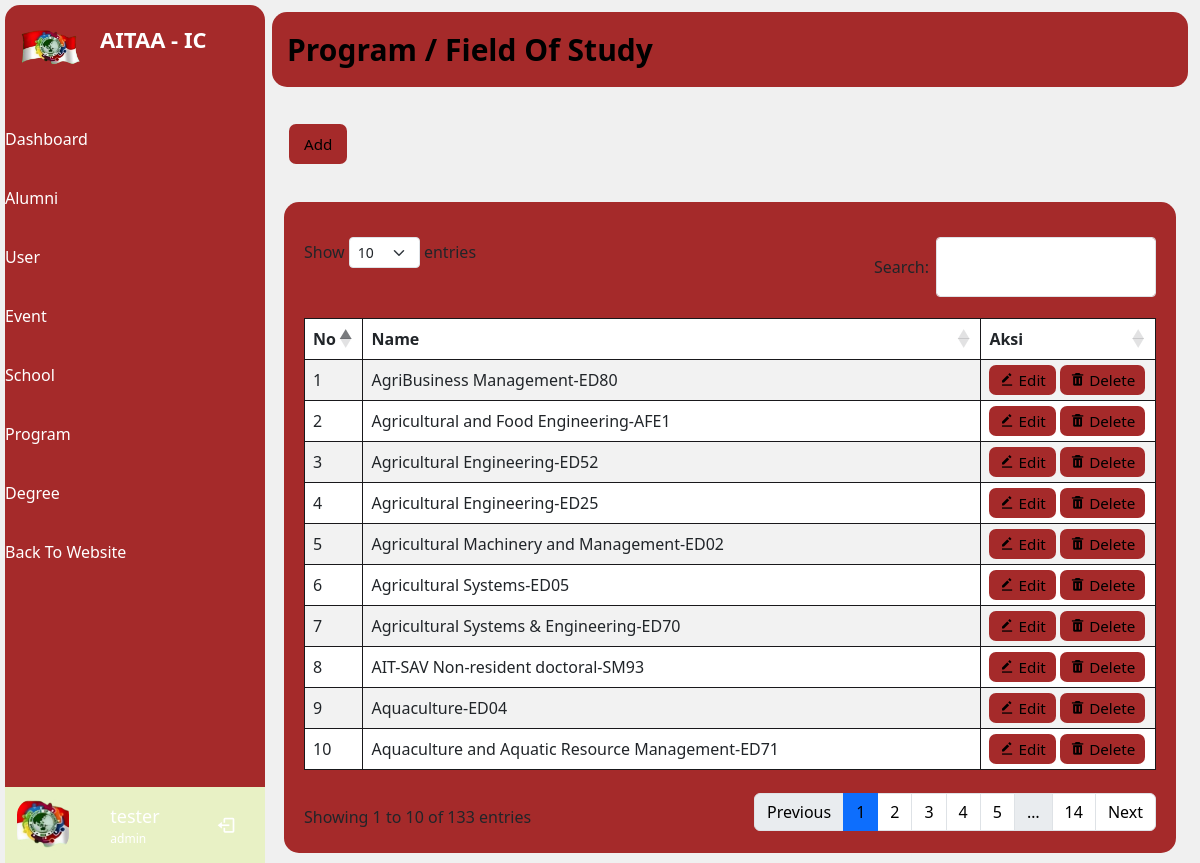
Screenshot of /admin/program/index.php (signed in) with the database file from the repository.
### tables this page shows
CREATE TABLE `fieldofstudy` (
  `id` int(5) NOT NULL,
  `FieldOfStudy` varchar(82) DEFAULT NULL
);

### admin/program/index.php (the view, shortened to what this page needs)
<?php
if ($_SESSION['status_login'] == true) {
    if ($_SESSION['role_id'] == 1) {
        require_once('../include/header.php');
    } else {
        $_SESSION['alert'] = 1;
        $_SESSION['status'] = 'Failed!!';
        $_SESSION['status_icon'] = 'error';
        $_SESSION['status_text'] = 'Your Not Admin';
        echo '<script>window.location="../../user/"</script>';
    }
} else {
    echo '<script>window.location="../../auth/"</script>';
}
?>
<span class="text">Program / Field Of Study</span>
</div>
<div class="home-content">
    <div class="container create" style="margin-top:-25px !important">
        <div class="row">
            <div class="col-md-auto mb-3">
                <div class="btn-submit">
                    <a class="button" href="addProgram.php">Add</a>
                </div>
            </div>
        </div>
    </div>
    <div class="container">
        <div class="row ">
            <div class="col ">
                <div class="tableProduct">
                    <table id="datatable-responsive" class="table table-striped table-bordered dt-responsive nowrap" style="width:100%;">
                        <thead>
                            <tr>
                                <th>No</th>
                                <th>Name</th>
                                <th>Aksi</th>
                            </tr>
                        </thead>
                        <tbody>
                            <?php
                            $no = 1;
                            $program = mysqli_query($conn, "SELECT * FROM fieldofstudy ORDER BY id");
                            if (mysqli_num_rows($program) > 0) {
                                while ($row = mysqli_fetch_array($program)) {
                            ?>
                                    <tr>
                                        <td>
                                            <?php echo $no++ ?>
                                        </td>
                                        <td>
                                            <?php echo $row['FieldOfStudy'] ?>
                                        </td>
                                        <td>
                                            <a class="button-table" href="editProgram.php?idp=<?php echo $row['id'] ?>"><i class='bx bxs-edit-alt me-1'></i>Edit</a>
                                            <a class="button-table" id="delete" href="../include/delete.php?idp=<?php echo $row['id'] ?>"><i class='bx bxs-trash me-1'></i>Delete</a>
                                        </td>
                                    </tr>
                                <?php }
                            } ?>
                        </tbody>
                    </table>
                </div>
            </div>
        </div>
    </div>
</div>
</section>
<?php
require_once('../include/footer.php');
?>

### admin/assets/css/side.css (style rules this page uses)
:root { --header-height: 3.5rem; --nav-width: 219px; --side-background-color: #3f6433; --first-color: #ffffff; --second-color: #47531b; --title-color: #19181B; --text-color: #000000; --text-color-light: #ffffff; --body-color: #ffffffe5; --container-color: #FFFFFF; }
body { background: #f0f0f0; }
.home-content { display: flex; align-items: center; flex-wrap: wrap; }

### admin/assets/css/styles.css (style rules this page uses)
:root { --header-height: 3.5rem; --nav-width: 219px; --side-background-color: brown; --first-color:#e8f1c5; --second-color: brown; --primarycolor: brown; --secondarycolor: white; --title-color: #19181B; --text-color: #ffffff; --text-color-light: #ffffff; --body-color: #ffffffe5; --container-color: brown; }
a { text-decoration: none; color: black !important; }
.container { margin-top: 10px !important; }
.button { font-size: 0.95rem; padding: 10px 15px 10px 15px; border-radius: 7px; border: none; font-weight: 500; background-color: var(--second-color); }
.button-table { font-size: 0.95rem; padding: 5px 10px 5px 10px; border-radius: 7px; border: none; font-weight: 500; background-color: var(--second-color); }
.btn-submit { margin: 5px; }
.tableProduct { background-color: var(--container-color); padding: 20px; border-radius: 15px; margin-bottom: 10px; }
.table { border: #19181B; }
.row { margin-top: 15px; }

### rows the page displays
fieldofstudy: FieldOfStudy "AgriBusiness Management-ED80"
fieldofstudy: FieldOfStudy "Agricultural and Food Engineering-AFE1"
fieldofstudy: FieldOfStudy "Agricultural Engineering-ED52"
fieldofstudy: FieldOfStudy "Agricultural Engineering-ED25"
fieldofstudy: FieldOfStudy "Agricultural Machinery and Management-ED02"
fieldofstudy: FieldOfStudy "Agricultural Systems-ED05"
fieldofstudy: FieldOfStudy "Agricultural Systems & Engineering-ED70"
fieldofstudy: FieldOfStudy "AIT-SAV Non-resident doctoral-SM93"
fieldofstudy: FieldOfStudy "Aquaculture-ED04"
fieldofstudy: FieldOfStudy "Aquaculture and Aquatic Resource Management-ED71"
